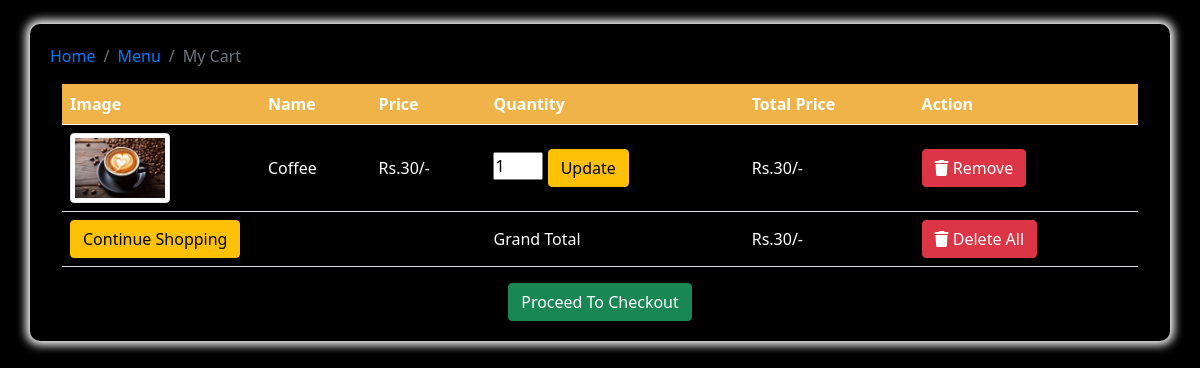
The app's page /cart.php (signed in) with its own data.
### tables this page shows
CREATE TABLE `cart` (
  `d_id` int(50) NOT NULL,
  `u_id` int(3) NOT NULL,
  `name` varchar(50) NOT NULL,
  `price` int(50) NOT NULL,
  `quantity` int(3) NOT NULL,
  `img` varchar(200) NOT NULL,
  `rs_id` int(50) NOT NULL
);

### cart.php (the view, shortened to what this page needs)
<?php
include ("connection/connect.php");
$user_id = $_SESSION["user_id"];
?>
<!DOCTYPE html>
<html lang="en">
<head>
   <link rel="stylesheet" href="https://cdnjs.cloudflare.com/ajax/libs/font-awesome/6.0.0/css/all.min.css">
   <link href="https://cdn.jsdelivr.net/npm/bootstrap@5.0.2/dist/css/bootstrap.min.css" rel="stylesheet"
>
</head>
<body>
   <div class="container my-4 ">
      <nav aria-label="breadcrumb">
         <ol class="breadcrumb">
            <li class="breadcrumb-item "><a href="index.php">Home</a></li>
            <li class="breadcrumb-item"><a href="menu.php">Menu</a></li>
            <li class="breadcrumb-item active" aria-current="page">My cart</li>
         </ol>
      </nav>
      <div class="container table-responsive">
         <section class="shopping-cart">
            <?php
            $select_cart = mysqli_query($db, "SELECT * FROM `cart` WHERE u_id='$user_id'");
            $grand_total = 0;
            if (mysqli_num_rows($select_cart) > 0) {
               ?>
               <table class="table table-striped">
                  <thead>
                     <tr>
                        <th>Image</th>
                        <th>Name</th>
                        <th>Price</th>
                        <th>Quantity</th>
                        <th>Total Price</th>
                        <th>Action</th>
                     </tr>
                  </thead>
                  <tbody>
                     <?php
                     while ($fetch_cart = mysqli_fetch_assoc($select_cart)) {
                        ?>
                        <tr>
                           <td><img src="admin/Res_img/dishes/<?php echo $fetch_cart['img']; ?>" alt="" class="img-thumbnail"></td>
                           <td><?php echo $fetch_cart['name']; ?></td>
                           <td>Rs.<?php echo number_format($fetch_cart['price']); ?>/-</td>
                           <td>
                              <form action="" method="post">
                                 <input type="number" name="update_quantity" min="1"style="width:50px;"
                                    value="<?php echo $fetch_cart['quantity']; ?>">
                                 <input type="submit" value="update" name="update_update_btn" class="btn btn-warning">
                              </form>
                           </td>
                           <td>Rs.<?php echo $sub_total = number_format($fetch_cart['price'] * $fetch_cart['quantity']); ?>/-
                           </td>
                           <td><a href="cart.php?remove=<?php echo $fetch_cart['d_id']; ?>&u_id=<?php echo $user_id; ?>"
                                 onclick="return confirm('remove item from cart?')" class="btn btn-danger"> <i
                                    class="fas fa-trash"></i> remove</a></td>
                        </tr>
                        <?php
                        $grand_total += $sub_total;
                     }
                     ?>
                     <tr class="table-bottom">
                        <td colspan="3"><a href="menu.php" class="btn btn-warning" style="margin-top: 0;">Continue Shopping</a>
                        </td>
                        <td>Grand total</td>
                        <td>Rs.<?php echo $grand_total; ?>/-</td>
                        <td><a href="cart.php?delete_all&u_id=<?php echo $user_id; ?>"
                              onclick="return confirm('are you sure you want to delete all?');" class="btn btn-danger"> <i
                                 class="fas fa-trash"></i> delete all</a></td>
                     </tr>
                  </tbody>
               </table>
               <?php
            } else {
               echo '<div class="alert alert-info text-center" role="alert">
            <strong>There are no items in your cart.</strong>
         </div>';
            }
            ?>
            <div class="checkout-btn text-center <?= (mysqli_num_rows($select_cart) > 0) ? '' : 'd-none'; ?>">
               <a href="checkout.php" class="btn btn-success">Proceed to Checkout</a>
            </div>
         </section>
      </div>
   </div>
</body>
</html>

### cart.php (style rules this page uses)
* { margin: 0; padding: 0; box-sizing: border-box; text-transform: capitalize; }
li, a { text-decoration: none; }
img { height: 100px; width: 100px; }
body { background-color:black; }
.breadcrumb-item a { color: #007bff; }
.breadcrumb-item.active { color: #6c757d; }
.container.my-4 { background-color: black; color: white; border-radius: 10px; padding: 20px; box-shadow: 0 0px 10px 4px white; }
.table thead { background-color:hsl(38deg 84.67% 61.48%); color:black; }
.table th, .table td { vertical-align: middle; color: white; }

### records on screen
cart: img (picture), name "Coffee", price "30", update_quantity "1"

### other values on screen
$grand_total "30"
